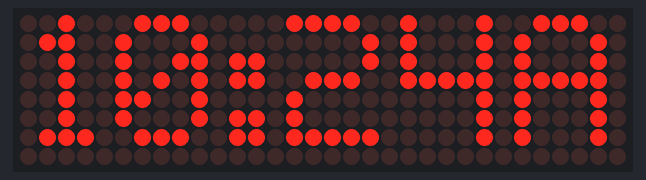
Bench run of a sketch on a simulated ESP32. Shown: 32×8 LED matrix. WiFi joins after 1.5 s; servers stay silent unless stated; the local clock reads 2024-03-15 10:24:30 at power-on unless the sketch sets it; web services answer with replies made up by the test bench; what the sketch prints to the serial monitor is not drawn.

Above: at 2.3 s.
At 30.1 s:
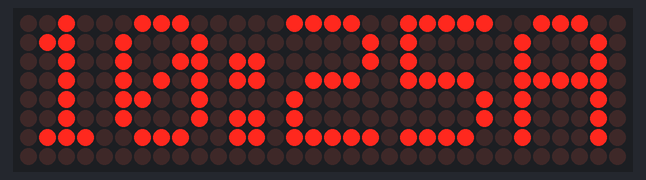
At 90.1 s:
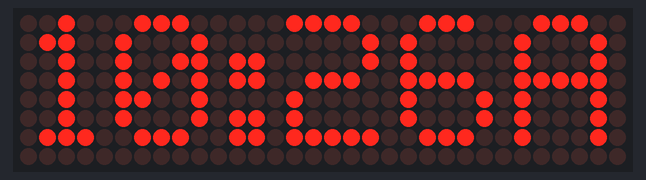

The sketch:

version5.ino
```cpp
//0:A error exist but minimized
// functions created for every task
// wifi connection tracking logic

#include <MD_Parola.h>
#include <MD_MAX72xx.h>
#include <SPI.h>
#include <WiFi.h>
#include <HTTPClient.h>
#include <ArduinoJson.h>

#define HARDWARE_TYPE MD_MAX72XX::FC16_HW
#define MAX_DEVICES 4
#define CLK_PIN 18
#define DATA_PIN 19
#define CS_PIN 5

const char* ssid = "YourWiFiSSID";
const char* password = "YourWiFiPassword";
const char* timeApiUrl = "http://worldtimeapi.org/api/timezone/Asia/Kolkata";

MD_Parola P = MD_Parola(HARDWARE_TYPE, DATA_PIN, CLK_PIN, CS_PIN, MAX_DEVICES);
int previousMinute = -1;

void setup() {
  Serial.begin(115200);
  P.begin();

  // Connect to Wi-Fi
  wificonnect();

  // Get and display current time
}
void wificonnect() {
  int takerest=1;
  int round=1;
  Serial.println("Connecting to WiFi...");
  Serial.print("Take\t");
  WiFi.begin(ssid, password);
  while (WiFi.status() != WL_CONNECTED) {
    delay(1000);

    Serial.print(takerest);
    if(takerest == 10) {delay(10000); takerest=0;Serial.println();Serial.print("Round : "); Serial.println(++round);}

    takerest++;
  }
  Serial.println("Connected to WiFi");
}

void loop() {
  // Do nothing in the loop

myclock();
}

void myclock(){
  String currentTime = getTimeFromAPI();
  String formattedTime = formatTime(currentTime);

  int minutes = formattedTime.substring(3, 5).toInt();

  if (minutes != previousMinute) {
    displayTime(formattedTime);
    previousMinute = minutes;
  }
  P.displayAnimate();
}


String getTimeFromAPI() {
  HTTPClient http;
  String currentTime;

  // Make a GET request to the WorldTimeAPI
  http.begin(timeApiUrl);
  int httpResponseCode = http.GET();

  if (httpResponseCode == HTTP_CODE_OK) {
    // Parse the response JSON
    DynamicJsonDocument jsonBuffer(1024);
    deserializeJson(jsonBuffer, http.getString());

    // Extract the time from the JSON
    currentTime = jsonBuffer["datetime"].as<String>();

    // Check if the time string is in the expected format
    if (currentTime.length() >= 19) {
      currentTime.remove(0, 11);  // Remove date portion, keep only time
      currentTime.remove(5);      // Remove seconds
    }
  }
  else {
    Serial.print("Error retrieving time from API. HTTP error code: ");
    Serial.println(httpResponseCode);
    myclock();
  }
  return currentTime;

  http.end();
  // return currentTime;
}

String formatTime(const String& time) {
  int hours = time.substring(0, 2).toInt();
  String period = "A";

  if (hours >= 12) {
    period = "P";
    if (hours > 12) {
      hours -= 12;
    }
  }

  String formattedTime = String(hours) + ":" + time.substring(3) + period;
  return formattedTime;
}

void displayTime(const String& time) {

  Serial.println(time);  // Print time to serial monitor
  P.displayText(time.c_str(), PA_CENTER, P.getSpeed(), P.getPause(), PA_PRINT, PA_NO_EFFECT);
}
```

Measured:
- what the display in image 0 shows lasts 27.8 s, from 2.2 s to 30.0 s
- what the display in image 1 shows lasts 60.1 s, from 30.0 s to 90.1 s
